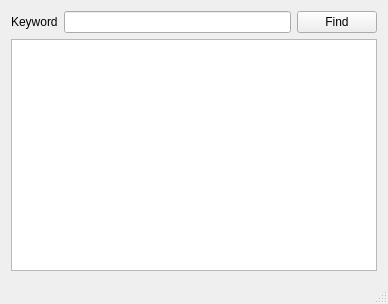
<?xml version="1.0" encoding="UTF-8"?>
<ui version="4.0">
 <class>Pepe</class>
 <widget class="QMainWindow" name="Pepe">
  <property name="geometry">
   <rect>
    <x>0</x>
    <y>0</y>
    <width>388</width>
    <height>304</height>
   </rect>
  </property>
  <property name="windowTitle">
   <string>MainWindow</string>
  </property>
  <property name="documentMode">
   <bool>false</bool>
  </property>
  <property name="dockNestingEnabled">
   <bool>false</bool>
  </property>
  <widget class="QWidget" name="centralWidget">
   <layout class="QVBoxLayout" name="verticalLayout">
    <item>
     <layout class="QHBoxLayout" name="horizontalLayout">
      <item>
       <widget class="QLabel" name="label">
        <property name="text">
         <string>Keyword</string>
        </property>
       </widget>
      </item>
      <item>
       <widget class="QLineEdit" name="lineEdit"/>
      </item>
      <item>
       <widget class="QPushButton" name="findButton">
        <property name="text">
         <string>Find</string>
        </property>
       </widget>
      </item>
     </layout>
    </item>
    <item>
     <widget class="QTextEdit" name="textEdit"/>
    </item>
   </layout>
  </widget>
  <widget class="QStatusBar" name="statusBar"/>
  <action name="actionProva_2">
   <property name="text">
    <string>Prova 2</string>
   </property>
  </action>
 </widget>
 <layoutdefault spacing="6" margin="11"/>
 <resources/>
 <connections/>
</ui>
